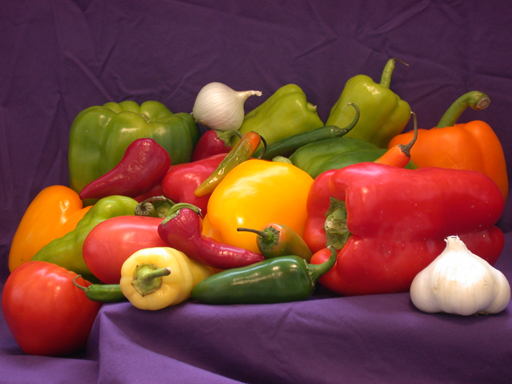
#> input picture HW4/peppers.png, 512 x 384 px
$ jupyter execute --allow-errors HW4_P1_DoG.ipynb
#> lines starting #> are read from the running program, lines starting #| are printed output that depends on the picture; after the words box and inside, x2 and y2 are one past the last pixel; in counts of white or black regions, pixels touching at a corner belong together
# Problem 1: Modeling responses of retinal ganglion cells (RGCs)

In this problem we'll think through the responses of retinal ganglion cells and how they could explain a visual illusion. For this assignment, we'll focus on ON-center receptive fields and ignore other types of retinal cells.
<br><br>

# Plotting functions

In the cell below, we create several plotting functions we use throughout the exercise.

It's not necessary to understand this code; you can execute it and scroll on to Problem 1a.

[cell 1]
import numpy as np
import matplotlib.pyplot as plt
import matplotlib.colors as mcolors
from PIL import Image
from mpl_toolkits.axes_grid1 import make_axes_locatable

[cell 2]
# DON'T CHANGE THIS CODE

# Plotting functions

def plot_fake_image_and_RF():
    RF = np.array([[-2, 3, -1], [2, 4, -1], [-2, 3, 1]])

    image = np.array([[1, 2, 1], [-2, 0, 4], [2, -2, -1]])

    fig, axes = plt.subplots(1, 2, figsize = (7, 5))

    axes[0].imshow(RF, vmin = -4, vmax = 4, cmap = 'gray')
    axes[0].set(xticks = [0.5, 1.5, 2.5],
                yticks = [0.5, 1.5, 2.5],
                xticklabels = '',
                yticklabels = '',
                title = 'Filter (Receptive Field)')

    for r in range(3):
        for c in range(3):
            axes[0].annotate(RF[r, c], (r, c), color = 'r', fontsize = 20)
    axes[0].grid(color = 'r')


    axes[1].imshow(image, vmin = -4, vmax = 4, cmap = 'gray')
    axes[1].set(xticks = [0.5, 1.5, 2.5],
                yticks = [0.5, 1.5, 2.5],
                xticklabels = '',
                yticklabels = '',
                title = 'Image')

    for r in range(3):
        for c in range(3):
            axes[1].annotate(image[r, c], (r, c), color = 'r', fontsize = 20)
#> `[cell 5] plot_fake_image_and_RF()`:
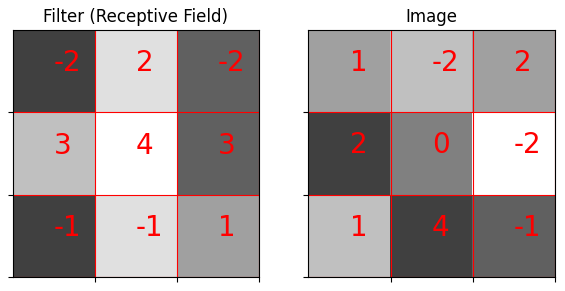
#> figure drawn by matplotlib, 2 panels
    axes[1].grid(color = 'r')


def plot_images_and_RF(dog_filter):
    fig, axes = plt.subplots(2, 4, figsize = (10, 5))

    psize = 31
    axes[0][0].imshow(np.ones((psize, psize)), vmin = 0, vmax = 1, cmap = 'gray')
    axes[0][0].set(title = 'A) White image')
    axes[0][1].imshow(np.zeros((psize, psize)), vmin = 0, vmax = 1, cmap = 'gray')
    axes[0][1].set(title = 'B) Black image')
    im = np.zeros((psize, psize))
    im[:, :10] = 1
    axes[0][2].imshow(im, vmin = 0, vmax = 1, cmap = 'gray')
    im = np.ones((psize, psize))
    axes[0][2].set(title = 'C) Majority black')
    im[:, :10] = 0
    im = axes[0][3].imshow(im, vmin = 0, vmax = 1, cmap = 'gray')
    axes[0][3].set(title = 'D) Majority white')

    fig.subplots_adjust(right=0.8)
    cbar_ax = fig.add_axes([0.85, 0.56, 0.05, 0.3])
    fig.colorbar(im, cax=cbar_ax)

    for i in range(4):
        im = axes[1][i].imshow(dog_filter, cmap = 'gray')
        axes[1][i].set(xticks = [], yticks = [])
        axes[0][i].set(xticks = [], yticks = [])

    cbar_ax = fig.add_axes([0.85, 0.15, 0.05, 0.3])
    fig.colorbar(im, cax=cbar_ax);


def plot_image_and_responses(image, responses):
    # Visualize
    fig, axes = plt.subplots(1, 2, figsize = (10, 5))
    im = axes[0].imshow(image, cmap = 'gray')
    axes[0].set(xticks = [], yticks = [], title = 'Image')
    axes[0].axis('Off')

    divider = make_axes_locatable(axes[0])
    cax = divider.append_axes('right', size='5%', pad=0.05)
    fig.colorbar(im, cax=cax, orientation='vertical')

    im = axes[1].imshow(responses, cmap = 'gray')
    axes[1].set(xticks = [], yticks = [], title = 'Predicted Neural Responses')
    axes[1].axis('Off')
    divider = make_axes_locatable(axes[1])
    cax = divider.append_axes('right', size='5%', pad=0.05)
    fig.colorbar(im, cax=cax, orientation='vertical')


def make_mach_band(sz=1000, slope=-0.003):
    # Make mach band image
    ts = np.arange(-sz / 2, sz / 2)
    x, _ = np.meshgrid(ts, ts)
    return np.maximum(-.5, np.minimum(.5, x * slope))


def make_checkerboard(sz=1000, stripe_width=15, num_stripes=10):
    # Create checkerboard image
#> called with sz = 1000, stripe_width = 15, num_stripes = 10
    im_cb = -.5 * np.ones((sz, sz))

    for c in np.linspace(0, sz, num_stripes, dtype=int):
        im_cb[c:c + stripe_width, :] = 0.5
        im_cb[:, c:c + stripe_width] = 0.5
    return im_cb


def load_images():
    mach_band = make_mach_band()
    checkerboard = make_checkerboard()

    try: # load from local directory
        peppers = np.array(Image.open('peppers.png').convert('L'))
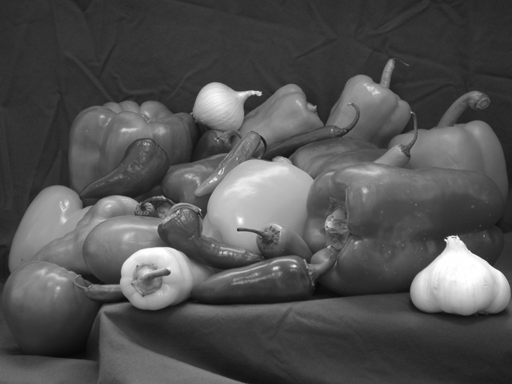
#> peppers: shape (384, 512); min 8, max 255, mean 81.7
        # print("Image successfully loaded")
    except:
        raise Exception("Can't load file(s)")

    peppers = peppers / 255

    return mach_band, checkerboard, peppers

# Part 1

## 1a (coding): Creating a retinal ganglion cell receptive field

A common model for retinal ganglion cell (RGC) responses is a difference of Gaussians (DoG) filter. This filter is also known as a center-surround filter, and has coefficients given by subtracting a Gaussian probability density function of larger standard deviation from one with smaller standard deviation. The receptive field is a two dimensional patch of visual space and has a central positive bump surrounded by an outer negative ring.

First we'll define a helper function `gaussian2d`: if you input the size of the 2d array and the $\sigma$ value, it returns a Gaussian of that size and with that standard deviation.

[cell 3]
def gaussian2d(size, sigma):
    """ Helper function: create a 2d gaussian

    Args:
    size: number of pixels in each dimension
    sigma: standard deviation of gaussian

    Return:
    g_norm: normalized 2d gaussian
    """

    s = size // 2
    x, y = np.mgrid[-s:(s+1), -s:(s+1)]
    g = np.exp(-(x**2 + y**2) / (2 * sigma**2))
    g_norm = g / g.sum()

    return g_norm


# Demonstrate function by making a 2D gaussian that's 10x10 pixels and has a sigma of 2
#> (the rest of this cell did not finish here and is left out)

<br><br>
Compute a difference of Gaussians filter of size 40 pixels by 40 pixels. Set the standard deviation of the receptive field center to $\sigma=4$. Choose a value for the standard deviation of the receptive field surround that fits the assumptions of the DoG model for an On-center RGC.

We then plot the resulting DoG filter. Note it may be hard to see the surround as it contains small values compared to the center but promise it is there!

[cell 4]
# TO DO: Construct a difference of gaussians filter
dog_filter = ...

# Plot
fig, ax = plt.subplots(1, 1)
#> (the rest of this cell did not finish here and is left out)

## 1b: Predict response to an image (math)

Let's assume for this section that we are working with a 3x3 linear filter (receptive field) and a 3x3 image. See below for an image of each with the pixel value displayed within the pixel. Note that this is not a center-surround receptive field - we just want to make sure we comprehend the source of the neural response.

Compute the predicted response of this neuron to this image, assuming an LNP model with an exponential nonlinearity. Use LaTeX to write out the math, each step, in the text box below.

[cell 5]
plot_fake_image_and_RF()

<font color=#2AAA8A><span style="font-size:larger;">
**Answer**

## 1c: Responses to varying images

Let's go back to our difference of gaussians filter from Problem 1a. The mean of this filter is $\approx$0 (see code below).

Below, four different stimuli/images are plotted. For easy reference, our RGC's filter is plotted below each of image.

Answer the following questions predicting the neuron's response to each image. Don't code or compute, just explain your reasoning.
<br><br>

#> (a cell that did not finish here is left out)

#> (a cell that did not finish here is left out)

<br><br>
**i) Which of the images would result in the highest response of the neuron? Why?**

**ii) Which image would result in the lowest response? Why?**

**iii) For which images would the response be equal? Why?**

<font color=#2AAA8A><span style="font-size:larger;">
**Answer**

# Part 2

## 1d: Representation in a population of RGCs

Let's now assume we have a population of retinal ganglion cells which tile visual space. In other words, we have a retinal ganglion cell with its RF center at each pixel of the image.

For each input image, we want to compute the response of each retinal ganglion cell. We will plot each cell's response in the pixel corresponding to its receptive field center.

We can use convolution to model this: the convolution of an image with a 2d filter returns a 2d array where each number represents the dot product of the filter with the image patch centered on that array position. We will use the scipy function [`convolve2d`](https://docs.scipy.org/doc/scipy/reference/generated/scipy.signal.convolve2d.html). We'll include the input parameter 'valid', which will drop neurons with RF centers at the edges of the image.

Execute the next cell for example code that computes and plots the population responses to an image.

*If you want to, adapt the code to plot the neural responses to an image of your choice!*

[cell 8]
from scipy.signal import convolve2d

# Load in peppers image (and others)
mach_band, checkerboard, peppers = load_images()
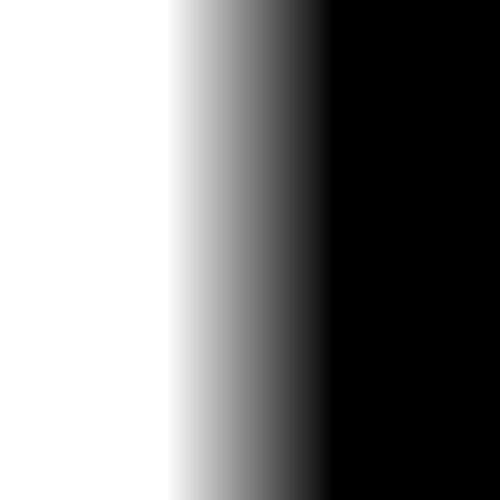
#> mach_band: shape (1000, 1000) float64 (shown at 1/2 size); min -0.5, max 0.5, mean 0.0005; drawn with min black and max white
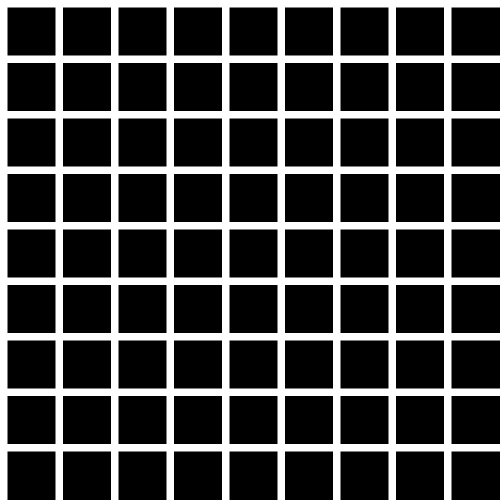
#> checkerboard: shape (1000, 1000) float64 (shown at 1/2 size); values -0.5 (black) and 0.5 (white), 25.2% white; 1 white region, box (x1, y1, x2, y2) and area: (0, 0, 1000, 1000) 251775

# Adjust DoG filter to explore how it changes the predicted neural response.
# At the end, set sigma_surround to 6 and sigma_center to 4.
dog_filter = gaussian2d(40, 4) - gaussian2d(40, 6)

# Plot image and responses
plot_image_and_responses(peppers, np.exp(convolve2d(peppers, dog_filter, 'valid')))
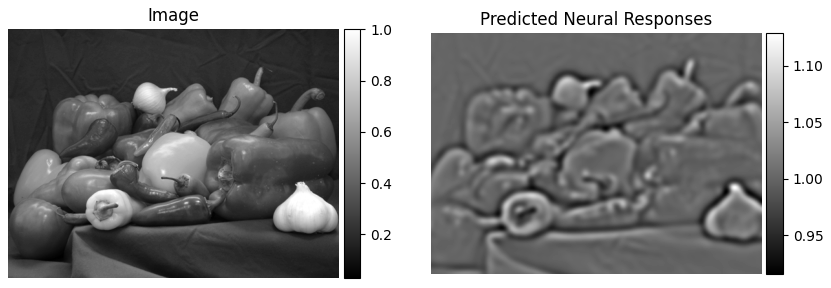
#> figure drawn by matplotlib, 4 panels

$ run again, with HW4/yamins2014_images.png copied over HW4/peppers.png
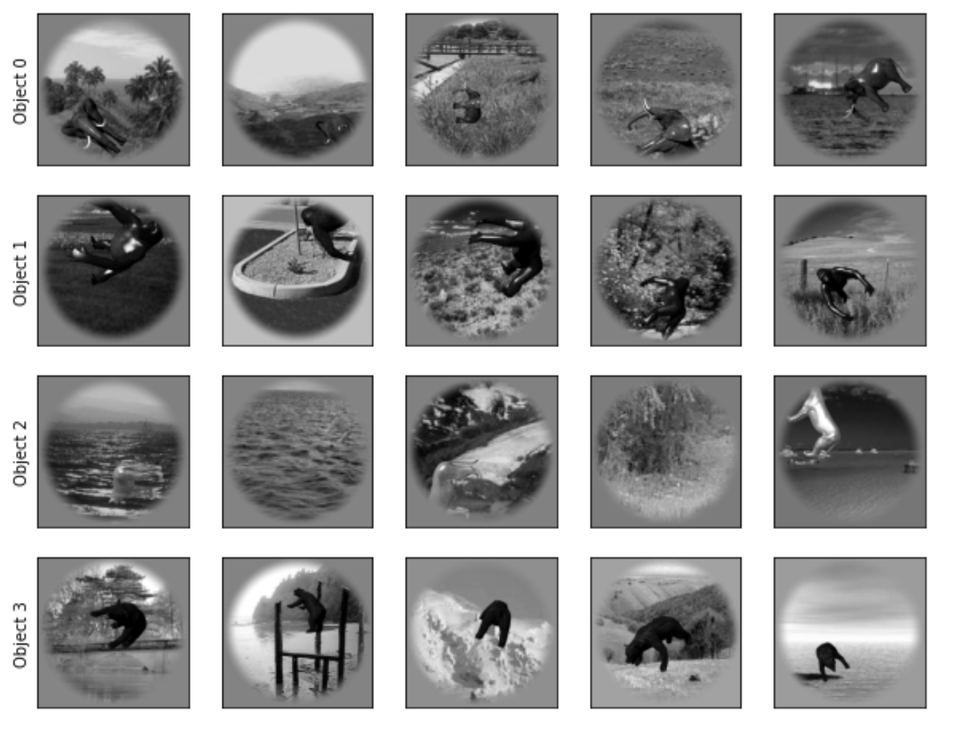
#> input picture HW4/yamins2014_images.png, 968 x 729 px, shrunk from 1336 x 1006 before the run
#> checkerboard: shape (1000, 1000) float64; values -0.5 (black) and 0.5 (white), 25.2% white; 1 white region, box (x1, y1, x2, y2) and area: (0, 0, 1000, 1000) 251775
#> `[cell 8] from scipy.signal import convolve2d  # Load in peppers image ..`:
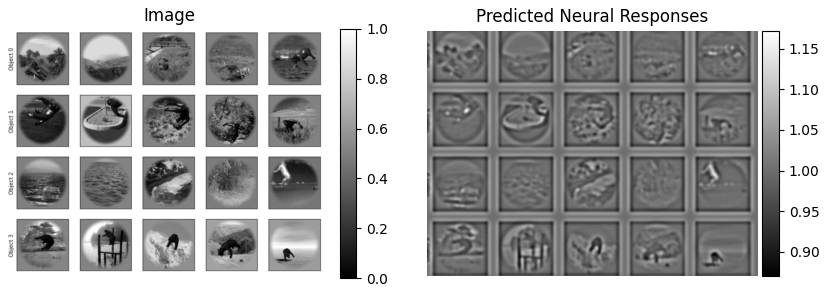
#> figure drawn by matplotlib, 4 panels
